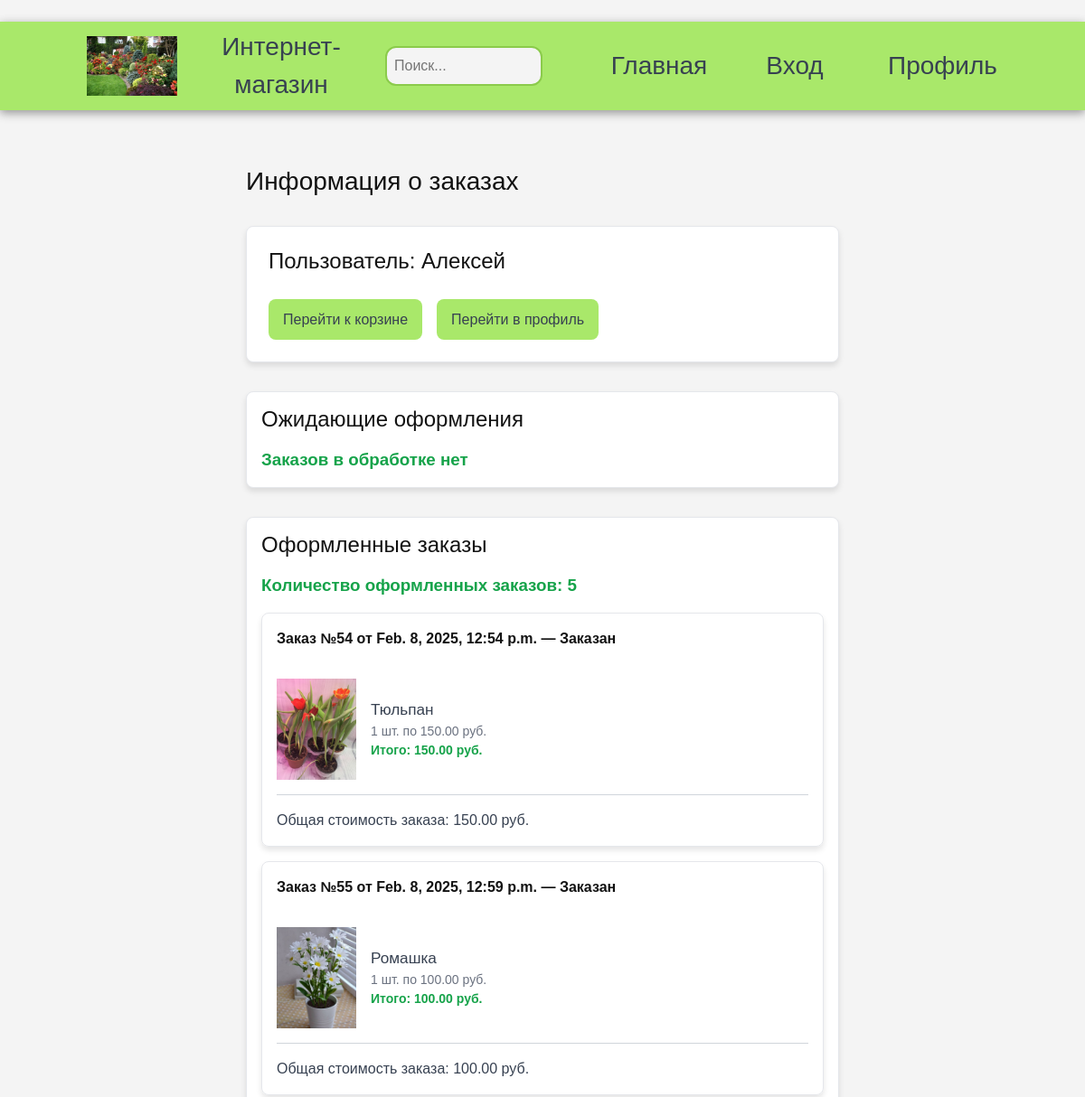
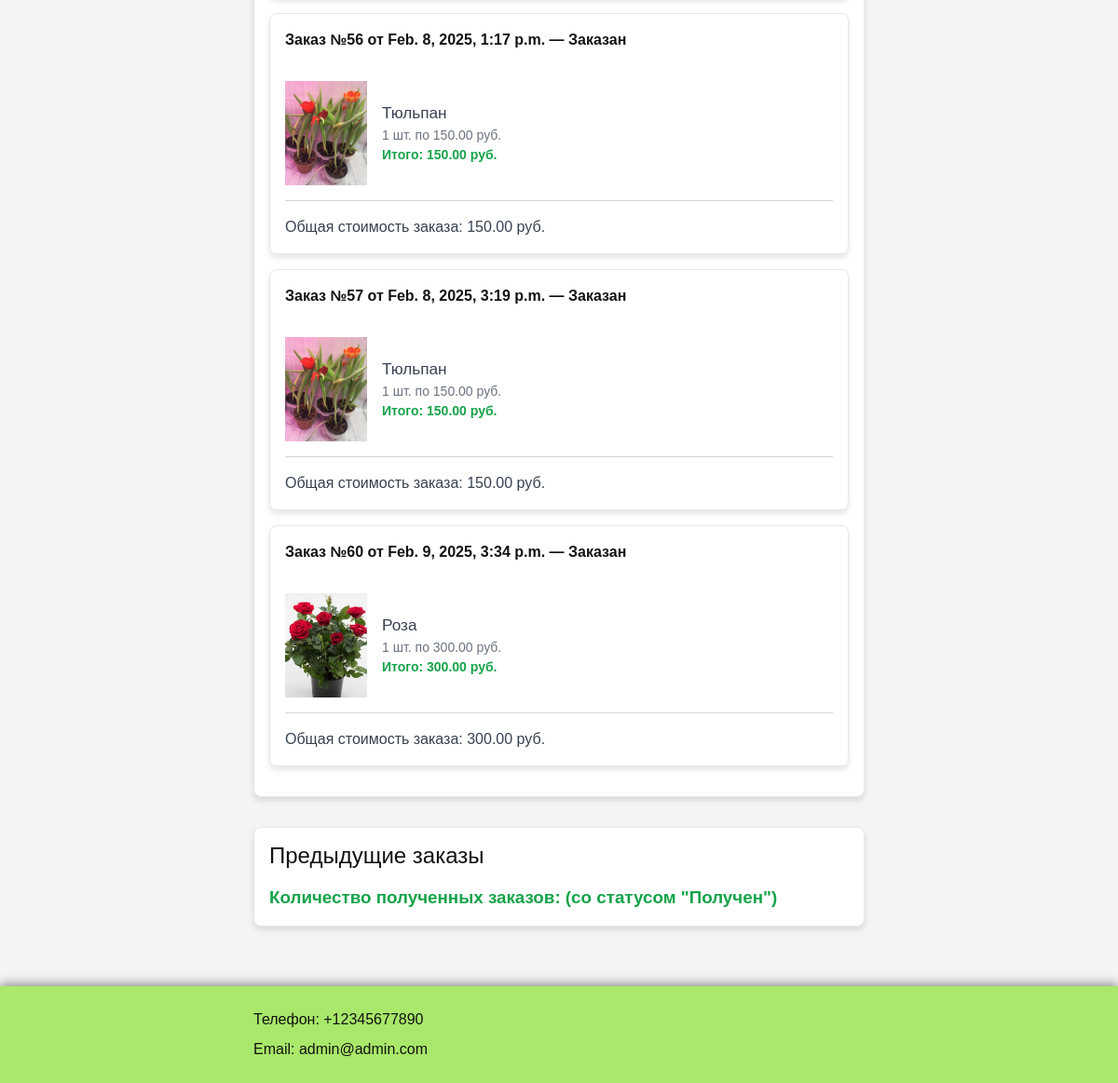
The app's page /order/ (signed in) with its own data (2 pictures, top to bottom).
### shop/models.py (models this page shows, shortened)
class ShopUser(models.Model):
    email = models.EmailField(unique=True, verbose_name="Email")
    first_name = models.CharField(max_length=255, verbose_name="Имя")
    surname = models.CharField(max_length=255, verbose_name="Фамилия")
    phone_number = models.CharField(max_length=20, verbose_name="Телефон")
    password = models.CharField(max_length=128, verbose_name="Пароль")
    created_at = models.DateTimeField(auto_now_add=True, verbose_name="Дата регистрации")
    city = models.CharField(max_length=100, verbose_name="Город", default="Не указан")
    street = models.CharField(max_length=255, verbose_name="Улица", default="Не указана")
    house = models.CharField(max_length=20, verbose_name="Дом", default="Не указан")
    apartment = models.CharField(max_length=20, verbose_name="Квартира", blank=True, null=True)
    postal_code = models.CharField(max_length=20, verbose_name="Почтовый индекс", default="Не указан")

class Order(models.Model):
    user = models.ForeignKey(ShopUser, on_delete=models.CASCADE, related_name="orders")
    created_at = models.DateTimeField(auto_now_add=True)
    updated_at = models.DateTimeField(auto_now=True)
    status = models.CharField(max_length=50, default="Ожидает обработки")
    total_price = models.DecimalField(max_digits=10, decimal_places=2, default=0.0)  # Итоговая цена
    city = models.CharField(max_length=100, verbose_name="Город")
    street = models.CharField(max_length=255, verbose_name="Улица")
    house = models.CharField(max_length=20, verbose_name="Дом")
    apartment = models.CharField(max_length=20, verbose_name="Квартира", blank=True, null=True)
    postal_code = models.CharField(max_length=20, verbose_name="Почтовый индекс")

class OrderItem(models.Model):
    order = models.ForeignKey(Order, related_name="items", on_delete=models.CASCADE)
    product = models.ForeignKey('Product', on_delete=models.CASCADE)
    quantity = models.PositiveIntegerField()

class Product(models.Model):
    category = models.ForeignKey(Category, related_name='products', on_delete=models.CASCADE)
    name = models.CharField(max_length=200, db_index=True)
    slug = models.SlugField(max_length=200, db_index=True)
    image = models.ImageField(upload_to='products/%Y/%m/%d', blank=True)
    short_description = models.TextField(blank=True)
    description = models.TextField(blank=True)
    price = models.DecimalField(max_digits=10, decimal_places=2)
    stock = models.PositiveIntegerField()
    available = models.BooleanField(default=True)
    created = models.DateTimeField(auto_now_add=True)
    updated = models.DateTimeField(auto_now=True)
    class Meta:
        ordering = ('name',)
        index_together = (('id', 'slug'),)
    def get_absolute_url(self):
        return reverse('shop:product_detail',
                        args=[self.id, self.slug])

### shop/views.py (the view)
# urls.py: path('order/', views.order, name='order'),
def order(request): # страница заказов
    if 'user_id' not in request.session:
        messages.error(request, "Вы не выполнили вход в профиль. Если у вас нет профиля, пройдите регистрацию.")
        return redirect('shop:registration')
    user = ShopUser.objects.get(id=request.session['user_id'])
    orders = user.orders.all()  # Все заказы пользователя
    pending_orders = orders.filter(status="Ожидает обработки")
    ordered_orders = orders.filter(status="Заказан")
    return render(request, 'shop/order.html', {'user': user, 'orders': orders, 'pending_orders': pending_orders, 'ordered_orders': ordered_orders})

### shop/templatetags/calculations.py (called while the page is built)
@register.filter
def multiply(value, arg):
    return value * arg

@register.filter
def total_order_price(items):
    return sum(item.quantity * item.product.price for item in items)

@register.filter
def sum_order(items):
    i = 0
    for item in items:
        i+=1
    return i

### shop/templates/shop/order.html (shortened to what this page needs)
﻿{% extends "shop/base.html" %}
{% load static %}
{% load calculations %}
{% block content %}
<h2>Информация о заказах</h2>
<article class="profil_data">
    <section class="basket-content">
        <h3>Пользователь: {{ user.first_name }}</h3>
    </section>
    <section class="basket-content">
        <form method="post" action="{% url 'shop:cart' %}">
            <button type="submit" class="profil-btn" style="width: 100%; padding: 0 1rem;">Перейти к корзине</button>
        </form>
        <form method="post" action="{% url 'shop:profil' %}">
            <button type="submit" class="profil-btn" style="width: 100%; padding: 0 1rem;">Перейти в профиль</button>
        </form>
    </section>
</article>
<article class="order_article">
    <h3>Ожидающие оформления</h3>
    {% if pending_orders %}
        <section class="text-in">Количество заказов в обработке: {{ pending_orders|sum_order }} </section>
        {% for order in pending_orders %}
        <section class="order-column">
            <div><strong>Заказ №{{ order.id }} от {{ order.created_at }} — {{ order.status }}</strong></div>
            {% for item in order.items.all %}
            <div class="order-row">
                <a class="order-images" href="{{ item.product.get_absolute_url }}">
                    <img src="{% if item.product.image %}{{ item.product.image.url }}{% else %}{% static 'img/err.jpg' %}{% endif %}">
                </a>
                <div class="order-details">
                    <a class="product-name" href="{{ item.product.get_absolute_url }}">{{ item.product.name }}</a>
                    <div class="product-info">
                        {{ item.quantity }} шт. по {{ item.product.price }} руб. <br>
                        <strong>Итого: {{ item.quantity|multiply:item.product.price }} руб.</strong>
                    </div>
                </div>
            </div>
            {% endfor %}
            <article class="basket-section" style="gap: 0.5rem;">
                <p>Общая стоимость заказа: {{ order.items.all|total_order_price }} руб.</p>
                <p>Перед заказом проверьте свой адрес доставки в Профиле</p>
            </article>
            <div class="basket-content">
                <form method="get" action="{% url 'shop:order_payment' order.id %}">
                    <button type="submit" class="order-btn btn-success">Заказать</button>
                </form>
                <form method="post" action="{% url 'shop:remove_order' order.id %}">
                    {% csrf_token %}
                    <button type="submit" class="order-btn btn-danger">Удалить заказ</button>
                </form>
            </div>
        </section>
        {% endfor %}
    {% else %}
        <section class="text-in">Заказов в обработке нет</section>
    {% endif %}
</article>
<article class="order_article">
    <h3>Оформленные заказы</h3>
    {% if ordered_orders %}
        <section class="text-in">Количество оформленных заказов: {{ ordered_orders|sum_order }} </section>
        {% for order in ordered_orders %}
        <section class="order-column">
            <div><strong>Заказ №{{ order.id }} от {{ order.updated_at }} — {{ order.status }}</strong></div>
            {% for item in order.items.all %}
            <section class="order-row">
                <a class="order-images" href="{{ item.product.get_absolute_url }}">
                    <img src="{% if item.product.image %}{{ item.product.image.url }}{% else %}{% static 'img/err.jpg' %}{% endif %}">
                </a>
                <div class="order-details">
                    <a class="product-name" href="{{ item.product.get_absolute_url }}">{{ item.product.name }}</a>
                    <div class="product-info">
                        {{ item.quantity }} шт. по {{ item.product.price }} руб. <br>
                        <strong>Итого: {{ item.quantity|multiply:item.product.price }} руб.</strong>
                    </div>
                </div>
            </section>
            {% endfor %}
            <article class="basket-section">
                <p>Общая стоимость заказа: {{ order.items.all|total_order_price }} руб.</p>
            </article>
        </section>
        {% endfor %}
    {% else %}
        <section class="text-in">Оформленных заказов нет</section>
    {% endif %}
</article>
<article class="order_article">
    <h3>Предыдущие заказы</h3>
    <section class="text-in">Количество полученных заказов: (со статусом "Получен") </section>
</article>
{% endblock content %}

### shop/static/css/garden_store.css (style rules this page uses)
* { margin: 0; padding: 0; }
[data-theme="color"] { --body-bg: #f4f4f4; --form-bg: #ffffff; --header-bg: #A9E86A; --header-bg-dark: #8bcb4b; --dark: #121212; --gray: #374151; --link: #61afef; --link-hover: #2c83ca; --link-active: #375772; --hr: #a2a2a2; --shadow: #939393; --code-color: #888; --img-op: 1; }
body, html { margin: 0; padding: 0; width: 100%; height: 100%; }
body { color: var(--dark); background-color: var(--body-bg); font-family: 'Rubik', sans-serif; font-weight: 400; }
a { font-size: 26px; color: var(--link); text-decoration: none; }
h2 { font-size: 28px; margin-bottom: 2rem; }
h3 { font-size: 24px; margin-bottom: 1rem; }
p { font-size: 18px; margin: 0; }
form { display: flex; flex-direction: column; gap: 1rem; }
.profil_data { display: grid; padding: 1.5rem; margin: 2rem 0; background-color: var(--form-bg); box-shadow: 0 4px 6px rgba(0, 0, 0, 0.1); border-radius: 0.5rem; border: 1px solid #e5e7eb; }
.basket-content { display: flex; gap: 1rem; align-items: center; }
.basket-content h3 { margin-bottom: 1.75rem; }
.basket-section { width: 100%; display: grid; gap: 1rem; }
.basket-section p, .basket-content p { color: var(--gray); font-size: 16px; margin: 0; }
.profil-btn { width: 85%; height: 45px; border-radius: 0.5rem; font-size: 1rem; color: var(--gray); background-color: var(--header-bg); border: none; cursor: pointer; transition: transform 0.2s ease, background-color 0.2s ease; }
.order_article { padding: 1rem; margin: 2rem 0; background-color: var(--form-bg); box-shadow: 0 4px 6px rgba(0, 0, 0, 0.1); border-radius: 0.5rem; border: 1px solid #e5e7eb; }
.text-in { font-size: 1.175rem; font-weight: 600; color: #16a34a; }
.order-column { display: flex; flex-direction: column; gap: 1rem; padding: 1rem; margin: 1rem 0; box-shadow: 0 4px 6px rgba(0, 0, 0, 0.1); border-radius: 0.5rem; border: 1px solid #e5e7eb; }
.order-row { display: flex; align-items: center; gap: 1rem; padding: 1rem 0; border-bottom: 1px solid #d1d5db; }
.order-images { width: 5.5rem; height: 7rem; }
.order-images img { width: 100%; height: 100%; object-fit: cover; }
.product-name { font-size: 1.075rem; font-weight: 500; color: var(--gray); }
.product-info { font-size: 0.875rem; color: #6b7280; }
.product-info strong { color: #16a34a; }

### records on screen
ShopUser: first_name "Алексей"
Order: id "54", updated_at "Feb. 8, 2025, 12:54 p.m.", status "Заказан", items.all|total_order_price "150.00"
OrderItem: product.image (picture), product.name "Тюльпан", quantity "1", product.price "150.00", quantity|multiply "150.00"
Order: id "55", updated_at "Feb. 8, 2025, 12:59 p.m.", status "Заказан", items.all|total_order_price "100.00"
OrderItem: product.image (picture), product.name "Ромашка", quantity "1", product.price "100.00", quantity|multiply "100.00"
Order: id "56", updated_at "Feb. 8, 2025, 1:17 p.m.", status "Заказан", items.all|total_order_price "150.00"
OrderItem: product.image (picture), product.name "Тюльпан", quantity "1", product.price "150.00", quantity|multiply "150.00"
Order: id "57", updated_at "Feb. 8, 2025, 3:19 p.m.", status "Заказан", items.all|total_order_price "150.00"
OrderItem: product.image (picture), product.name "Тюльпан", quantity "1", product.price "150.00", quantity|multiply "150.00"
Order: id "60", updated_at "Feb. 9, 2025, 3:34 p.m.", status "Заказан", items.all|total_order_price "300.00"
OrderItem: product.image (picture), product.name "Роза", quantity "1", product.price "300.00", quantity|multiply "300.00"

### other values on screen
{{ ordered_orders|sum_order }} "5"
